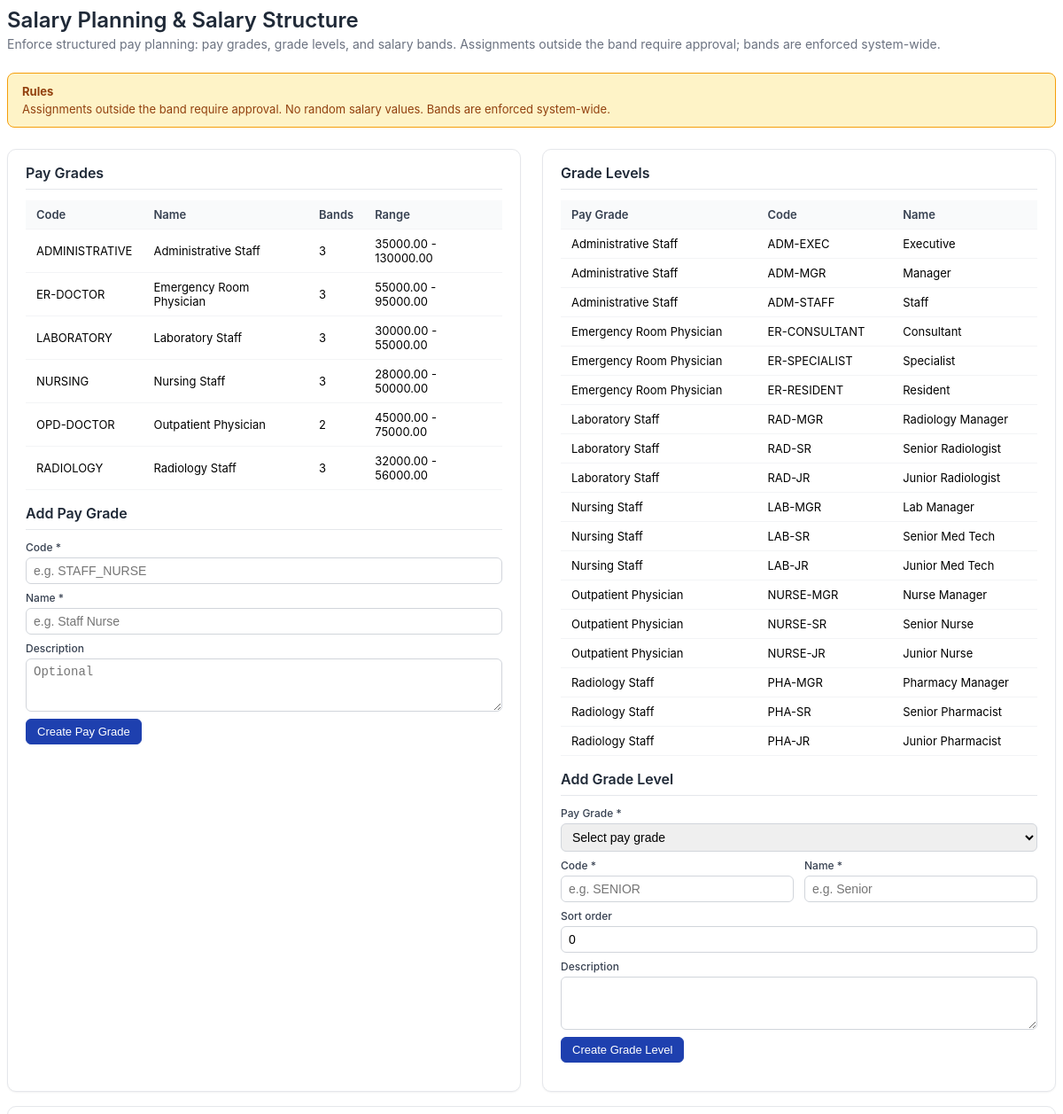
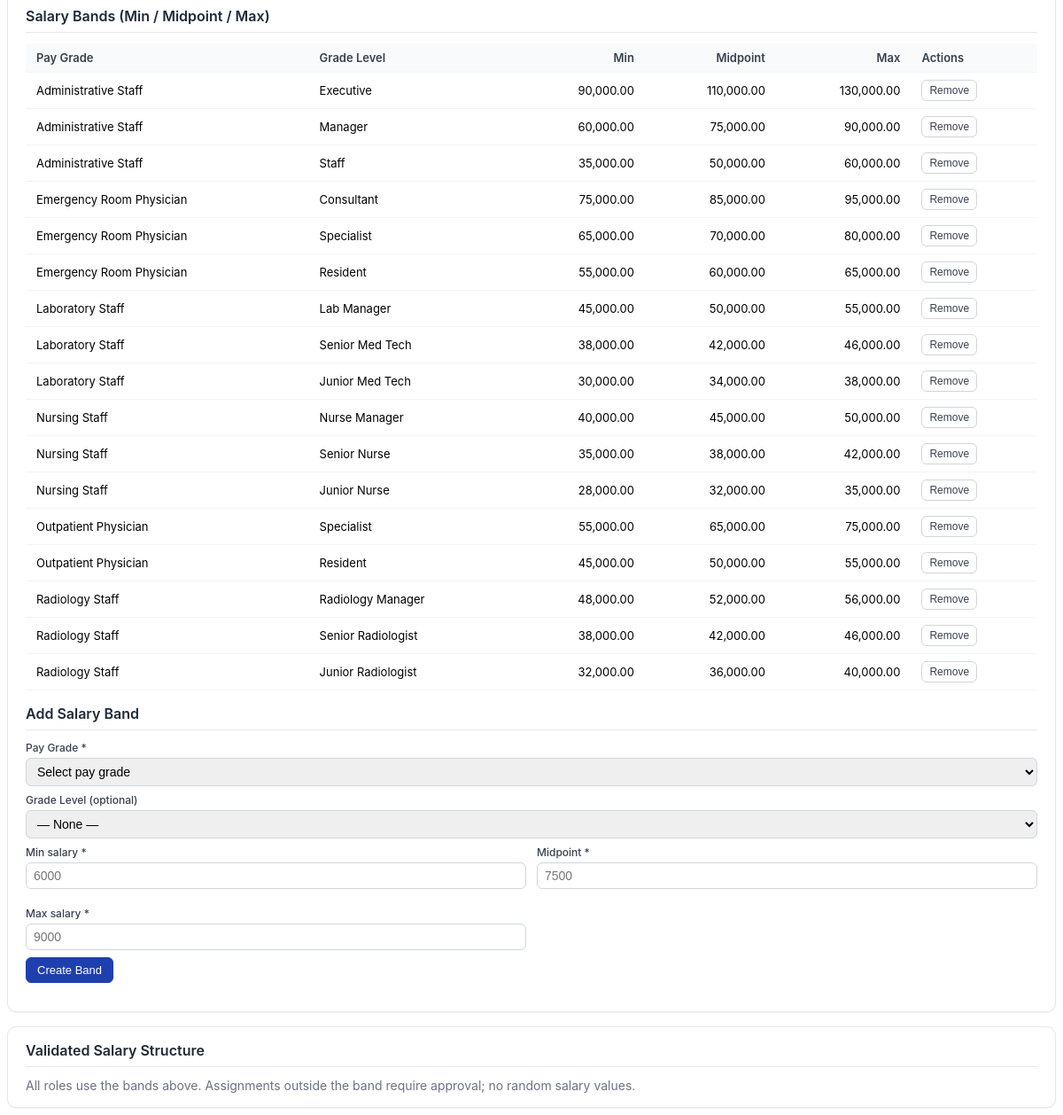
Page /modules/compensation/views/salary_planning.php on the committed database (2 pictures, top to bottom).
### tables this page shows
CREATE TABLE `pay_grades` (
  `id` int(11) NOT NULL,
  `code` varchar(50) NOT NULL,
  `name` varchar(255) NOT NULL,
  `description` text DEFAULT NULL,
  `status` varchar(50) DEFAULT 'Active',
  `created_at` timestamp NOT NULL DEFAULT current_timestamp(),
  `updated_at` timestamp NOT NULL DEFAULT current_timestamp() ON UPDATE current_timestamp()
);

CREATE TABLE `grade_levels` (
  `id` int(11) NOT NULL,
  `pay_grade_id` int(11) NOT NULL,
  `code` varchar(50) NOT NULL,
  `name` varchar(255) NOT NULL,
  `description` text DEFAULT NULL,
  `sort_order` int(11) DEFAULT 0,
  `status` varchar(50) DEFAULT 'Active',
  `created_at` timestamp NOT NULL DEFAULT current_timestamp(),
  `updated_at` timestamp NOT NULL DEFAULT current_timestamp() ON UPDATE current_timestamp()
);

CREATE TABLE `salary_bands` (
  `id` int(11) NOT NULL,
  `pay_grade_id` int(11) NOT NULL,
  `grade_level_id` int(11) DEFAULT NULL,
  `min_salary` decimal(12,2) NOT NULL,
  `midpoint_salary` decimal(12,2) NOT NULL,
  `max_salary` decimal(12,2) NOT NULL,
  `effective_from` date DEFAULT NULL,
  `effective_to` date DEFAULT NULL,
  `status` varchar(50) DEFAULT 'Active',
  `created_at` timestamp NOT NULL DEFAULT current_timestamp(),
  `updated_at` timestamp NOT NULL DEFAULT current_timestamp() ON UPDATE current_timestamp()
);

### config/BaseModel.php (called while the page is built, shortened)
<?php
abstract class BaseModel {
    protected $db;
    public function __construct() {
        $database = new Database();
        $this->db = $database->connect();
    }
    public function query($sql, $params = []) {
        try {
            $stmt = $this->db->prepare($sql);
            if (!empty($params)) {
                $stmt->execute($params);
            } else {
                $stmt->execute();
            }
            return $stmt->fetchAll(PDO::FETCH_ASSOC);
        } catch (PDOException $e) {
            throw new Exception("Query execution failed: " . $e->getMessage());
        }
    }
}
?>

### config/Database.php (called while the page is built, shortened)
<?php
class Database {
    private $host = 'localhost';
    private $db_name = 'public_html';
    private $username = 'root';
    private $password = '';
    public function connect() {
        $this->conn = null;
        try {
            $this->conn = new PDO(
                'mysql:host=' . $this->host . ';dbname=' . $this->db_name . ';charset=utf8mb4',
                $this->username,
                $this->password
            );
            $this->conn->setAttribute(PDO::ATTR_ERRMODE, PDO::ERRMODE_EXCEPTION);
            $this->conn->exec("SET @@session.time_zone = '+08:00'");
        } catch (PDOException $e) {
            error_log('Database Connection Error: ' . $e->getMessage());
            throw new RuntimeException('Database connection failed: ' . $e->getMessage(), 0, $e);
        }
        return $this->conn;
    }
}
?>

### modules/compensation/models/PayGrade.php (called while the page is built, shortened)
<?php
require_once __DIR__ . '/../../../config/BaseModel.php';
class PayGrade extends BaseModel {
    protected $table = 'pay_grades';
    public function getAllWithBands($activeOnly = true) {
        $query = "SELECT pg.*,
            (SELECT COUNT(*) FROM salary_bands sb WHERE sb.pay_grade_id = pg.id AND sb.status = 'Active') AS band_count,
            (SELECT CONCAT(MIN(sb.min_salary), ' - ', MAX(sb.max_salary)) FROM salary_bands sb WHERE sb.pay_grade_id = pg.id AND sb.status = 'Active') AS range_summary
            FROM {$this->table} pg WHERE 1=1";
        $query .= " ORDER BY pg.name ASC";
        return $this->query($query);
    }
}

### modules/compensation/models/GradeLevel.php (called while the page is built, shortened)
<?php
require_once __DIR__ . '/../../../config/BaseModel.php';
class GradeLevel extends BaseModel {
    protected $table = 'grade_levels';
    public function getAllWithGrade($activeOnly = true) {
        $query = "SELECT gl.*, pg.name AS pay_grade_name, pg.code AS pay_grade_code
            FROM {$this->table} gl
            JOIN pay_grades pg ON pg.id = gl.pay_grade_id
            WHERE 1=1";
        $query .= " ORDER BY pg.name, gl.sort_order, gl.name";
        return $this->query($query);
    }
}

### modules/compensation/models/SalaryBand.php (called while the page is built, shortened)
<?php
require_once __DIR__ . '/../../../config/BaseModel.php';
class SalaryBand extends BaseModel {
    protected $table = 'salary_bands';
    public function getAllWithDetails($activeOnly = true) {
        $query = "SELECT sb.*, pg.name AS pay_grade_name, pg.code AS pay_grade_code,
            gl.name AS grade_level_name, gl.code AS grade_level_code
            FROM {$this->table} sb
            JOIN pay_grades pg ON pg.id = sb.pay_grade_id
            LEFT JOIN grade_levels gl ON gl.id = sb.grade_level_id
            WHERE 1=1";
        $query .= " ORDER BY pg.name, gl.sort_order, sb.min_salary";
        return $this->query($query);
    }
}

### modules/compensation/views/salary_planning.php (the view, shortened to what this page needs)
<?php
require_once __DIR__ . '/../../../config/Database.php';
require_once __DIR__ . '/../models/PayGrade.php';
require_once __DIR__ . '/../models/GradeLevel.php';
require_once __DIR__ . '/../models/SalaryBand.php';
$payGradeModel = new PayGrade();
$gradeLevelModel = new GradeLevel();
$salaryBandModel = new SalaryBand();
$payGrades = $payGradeModel->getAllWithBands(false);
$gradeLevels = $gradeLevelModel->getAllWithGrade(false);
$bands = $salaryBandModel->getAllWithDetails(false);
$handlerUrl = 'modules/compensation/salary_planning_handler.php';
?>
<div class="main-content salary-planning-content">
<div class="sp-header">
  <h1 class="sp-title">Salary Planning &amp; Salary Structure</h1>
  <p class="sp-subtitle">Enforce structured pay planning: pay grades, grade levels, and salary bands. Assignments outside the band require approval; bands are enforced system-wide.</p>
</div>
<div class="sp-rules">
  <strong>Rules</strong>
  Assignments outside the band require approval. No random salary values. Bands are enforced system-wide.
</div>
<div class="sp-grid">
  <div class="sp-card">
    <h3>Pay Grades</h3>
    <?php if (empty($payGrades)): ?>
    <p class="sp-empty">No pay grades yet. Add ER Doctor and Staff Nurse below.</p>
    <?php else: ?>
    <table class="sp-table">
      <thead><tr><th>Code</th><th>Name</th><th>Bands</th><th>Range</th></tr></thead>
      <tbody>
      <?php foreach ($payGrades as $pg): ?>
        <tr>
          <td><?php echo htmlspecialchars($pg['code']); ?></td>
          <td><?php echo htmlspecialchars($pg['name']); ?></td>
          <td><?php echo (int)($pg['band_count'] ?? 0); ?></td>
          <td><?php echo htmlspecialchars($pg['range_summary'] ?? '—'); ?></td>
        </tr>
      <?php endforeach; ?>
      </tbody>
    </table>
    <?php endif; ?>
    <h3 style="margin-top: 1rem;">Add Pay Grade</h3>
    <form class="sp-form sp-mb" method="post" action="<?php echo htmlspecialchars($handlerUrl); ?>">
      <label>Code *</label>
      <input type="text" name="code" required placeholder="e.g. STAFF_NURSE">
      <label>Name *</label>
      <input type="text" name="name" required placeholder="e.g. Staff Nurse">
      <label>Description</label>
      <textarea name="description" placeholder="Optional"></textarea>
      <button type="submit" class="sp-btn sp-btn-primary">Create Pay Grade</button>
    </form>
  </div>
  <div class="sp-card">
    <h3>Grade Levels</h3>
    <?php if (empty($gradeLevels)): ?>
    <p class="sp-empty">No grade levels. Add Senior (doctors) and Mid (nurses) below.</p>
    <?php else: ?>
    <table class="sp-table">
      <thead><tr><th>Pay Grade</th><th>Code</th><th>Name</th></tr></thead>
      <tbody>
      <?php foreach ($gradeLevels as $gl): ?>
        <tr>
          <td><?php echo htmlspecialchars($gl['pay_grade_name'] ?? $gl['pay_grade_code']); ?></td>
          <td><?php echo htmlspecialchars($gl['code']); ?></td>
          <td><?php echo htmlspecialchars($gl['name']); ?></td>
        </tr>
      <?php endforeach; ?>
      </tbody>
    </table>
    <?php endif; ?>
    <h3 style="margin-top: 1rem;">Add Grade Level</h3>
    <form class="sp-form sp-mb" method="post" action="<?php echo htmlspecialchars($handlerUrl); ?>">
      <label>Pay Grade *</label>
      <select name="pay_grade_id" required>
        <option value="">Select pay grade</option>
      </select>
      <div class="sp-row">
        <div><label>Code *</label><input type="text" name="code" required placeholder="e.g. SENIOR"></div>
        <div><label>Name *</label><input type="text" name="name" required placeholder="e.g. Senior"></div>
      </div>
      <label>Sort order</label>
      <input type="number" name="sort_order" value="0" min="0">
      <label>Description</label>
      <textarea name="description"></textarea>
      <button type="submit" class="sp-btn sp-btn-primary">Create Grade Level</button>
    </form>
  </div>
</div>
<div class="sp-card" style="margin-top: 1rem;">
  <h3>Salary Bands (Min / Midpoint / Max)</h3>
  <?php if (empty($bands)): ?>
  <p class="sp-empty">No salary bands. Define bands per pay grade (e.g. ER Doctor 6000 / 7500 / 9000, Staff Nurse 2500 / 3000 / 3500).</p>
  <?php else: ?>
  <table class="sp-table">
    <thead>
      <tr>
        <th>Pay Grade</th>
        <th>Grade Level</th>
        <th class="sp-num">Min</th>
        <th class="sp-num">Midpoint</th>
        <th class="sp-num">Max</th>
        <th>Actions</th>
      </tr>
    </thead>
    <tbody>
    <?php foreach ($bands as $b): ?>
      <tr>
        <td><?php echo htmlspecialchars($b['pay_grade_name']); ?></td>
        <td><?php echo htmlspecialchars($b['grade_level_name'] ?? '—'); ?></td>
        <td class="sp-num"><?php echo number_format((float)$b['min_salary'], 2); ?></td>
        <td class="sp-num"><?php echo number_format((float)$b['midpoint_salary'], 2); ?></td>
        <td class="sp-num"><?php echo number_format((float)$b['max_salary'], 2); ?></td>
        <td>
          <form method="post" action="<?php echo htmlspecialchars($handlerUrl); ?>" style="display:inline;">
            <button type="submit" class="sp-btn sp-btn-outline sp-btn-sm">Remove</button>
          </form>
        </td>
      </tr>
    <?php endforeach; ?>
    </tbody>
  </table>
  <?php endif; ?>
  <h3 style="margin-top: 1rem;">Add Salary Band</h3>
  <form class="sp-form sp-mb" method="post" action="<?php echo htmlspecialchars($handlerUrl); ?>">
    <label>Pay Grade *</label>
    <select name="pay_grade_id" required>
      <option value="">Select pay grade</option>
    </select>
    <label>Grade Level (optional)</label>
    <select name="grade_level_id">
      <option value="">— None —</option>
    </select>
    <div class="sp-row">
      <div><label>Min salary *</label><input type="number" name="min_salary" step="0.01" min="0" required placeholder="6000"></div>
      <div><label>Midpoint *</label><input type="number" name="midpoint_salary" step="0.01" min="0" required placeholder="7500"></div>
      <div><label>Max salary *</label><input type="number" name="max_salary" step="0.01" min="0" required placeholder="9000"></div>
    </div>
    <button type="submit" class="sp-btn sp-btn-primary">Create Band</button>
  </form>
</div>
<div class="sp-card" style="margin-top: 1rem;">
  <h3>Validated Salary Structure</h3>
  <p class="sp-subtitle" style="margin: 0;">All roles use the bands above. Assignments outside the band require approval; no random salary values.</p>
</div>
</div>

### modules/compensation/views/salary_planning.php (style rules this page uses)
.salary-planning-content { font-family: -apple-system, BlinkMacSystemFont, 'Segoe UI', Roboto, sans-serif; color: #1f2937; }
.sp-header { margin-bottom: 1.5rem; }
.sp-title { font-size: 1.5rem; font-weight: 600; margin: 0 0 0.25rem 0; }
.sp-subtitle { font-size: 0.875rem; color: #6b7280; margin: 0; }
.sp-rules { background: #fef3c7; border: 1px solid #f59e0b; border-radius: 8px; padding: 0.75rem 1rem; margin-bottom: 1.5rem; font-size: 0.8125rem; color: #92400e; }
.sp-rules strong { display: block; margin-bottom: 0.25rem; }
.sp-grid { display: grid; grid-template-columns: 1fr 1fr; gap: 1.5rem; }
.sp-card { background: #fff; border: 1px solid #e5e7eb; border-radius: 10px; padding: 1rem 1.25rem; box-shadow: 0 1px 2px rgba(0,0,0,0.05); }
.sp-card h3 { font-size: 1rem; font-weight: 600; margin: 0 0 0.75rem 0; padding-bottom: 0.5rem; border-bottom: 1px solid #e5e7eb; }
.sp-table { width: 100%; border-collapse: collapse; font-size: 0.8125rem; }
.sp-table th, .sp-table td { text-align: left; padding: 0.5rem 0.75rem; border-bottom: 1px solid #f3f4f6; }
.sp-table th { font-weight: 600; color: #374151; background: #f9fafb; }
.sp-table .sp-num { text-align: right; }
.sp-form label { display: block; font-size: 0.75rem; font-weight: 500; color: #374151; margin-bottom: 0.25rem; }
.sp-form input, .sp-form select, .sp-form textarea { width: 100%; padding: 0.375rem 0.5rem; border: 1px solid #d1d5db; border-radius: 6px; font-size: 0.875rem; margin-bottom: 0.5rem; box-sizing: border-box; }
.sp-form textarea { min-height: 60px; resize: vertical; }
.sp-form .sp-row { display: grid; grid-template-columns: 1fr 1fr; gap: 0.75rem; }
.sp-btn { display: inline-block; padding: 0.375rem 0.75rem; font-size: 0.8125rem; font-weight: 500; border-radius: 6px; border: 1px solid transparent; cursor: pointer; text-decoration: none; }
.sp-btn-primary { background: #1e40af; color: #fff; border-color: #1e40af; }
.sp-btn-outline { background: #fff; color: #374151; border-color: #d1d5db; }
.sp-btn-sm { padding: 0.25rem 0.5rem; font-size: 0.75rem; }
.sp-mb { margin-bottom: 1rem; }

### rows in the picture
pay_grades: code "ADMINISTRATIVE", name "Administrative Staff", band_count "3", range_summary "35000.00 - 130000.00"
pay_grades: code "ER-DOCTOR", name "Emergency Room Physician", band_count "3", range_summary "55000.00 - 95000.00"
pay_grades: code "LABORATORY", name "Laboratory Staff", band_count "3", range_summary "30000.00 - 55000.00"
pay_grades: code "NURSING", name "Nursing Staff", band_count "3", range_summary "28000.00 - 50000.00"
pay_grades: code "OPD-DOCTOR", name "Outpatient Physician", band_count "2", range_summary "45000.00 - 75000.00"
pay_grades: code "RADIOLOGY", name "Radiology Staff", band_count "3", range_summary "32000.00 - 56000.00"
grade_levels: pay_grade.name "Administrative Staff", code "ADM-EXEC", name "Executive"
grade_levels: pay_grade.name "Administrative Staff", code "ADM-MGR", name "Manager"
grade_levels: pay_grade.name "Administrative Staff", code "ADM-STAFF", name "Staff"
grade_levels: pay_grade.name "Emergency Room Physician", code "ER-CONSULTANT", name "Consultant"
grade_levels: pay_grade.name "Emergency Room Physician", code "ER-SPECIALIST", name "Specialist"
grade_levels: pay_grade.name "Emergency Room Physician", code "ER-RESIDENT", name "Resident"
grade_levels: pay_grade.name "Laboratory Staff", code "RAD-MGR", name "Radiology Manager"
grade_levels: pay_grade.name "Laboratory Staff", code "RAD-SR", name "Senior Radiologist"
grade_levels: pay_grade.name "Laboratory Staff", code "RAD-JR", name "Junior Radiologist"
grade_levels: pay_grade.name "Nursing Staff", code "LAB-MGR", name "Lab Manager"
grade_levels: pay_grade.name "Nursing Staff", code "LAB-SR", name "Senior Med Tech"
grade_levels: pay_grade.name "Nursing Staff", code "LAB-JR", name "Junior Med Tech"
grade_levels: pay_grade.name "Outpatient Physician", code "NURSE-MGR", name "Nurse Manager"
grade_levels: pay_grade.name "Outpatient Physician", code "NURSE-SR", name "Senior Nurse"
grade_levels: pay_grade.name "Outpatient Physician", code "NURSE-JR", name "Junior Nurse"
grade_levels: pay_grade.name "Radiology Staff", code "PHA-MGR", name "Pharmacy Manager"
grade_levels: pay_grade.name "Radiology Staff", code "PHA-SR", name "Senior Pharmacist"
grade_levels: pay_grade.name "Radiology Staff", code "PHA-JR", name "Junior Pharmacist"
salary_bands: pay_grade.name "Administrative Staff", grade_level.name "Executive", min_salary "90,000.00", midpoint_salary "110,000.00", max_salary "130,000.00"
salary_bands: pay_grade.name "Administrative Staff", grade_level.name "Manager", min_salary "60,000.00", midpoint_salary "75,000.00", max_salary "90,000.00"
salary_bands: pay_grade.name "Administrative Staff", grade_level.name "Staff", min_salary "35,000.00", midpoint_salary "50,000.00", max_salary "60,000.00"
salary_bands: pay_grade.name "Emergency Room Physician", grade_level.name "Consultant", min_salary "75,000.00", midpoint_salary "85,000.00", max_salary "95,000.00"
salary_bands: pay_grade.name "Emergency Room Physician", grade_level.name "Specialist", min_salary "65,000.00", midpoint_salary "70,000.00", max_salary "80,000.00"
salary_bands: pay_grade.name "Emergency Room Physician", grade_level.name "Resident", min_salary "55,000.00", midpoint_salary "60,000.00", max_salary "65,000.00"
salary_bands: pay_grade.name "Laboratory Staff", grade_level.name "Lab Manager", min_salary "45,000.00", midpoint_salary "50,000.00", max_salary "55,000.00"
salary_bands: pay_grade.name "Laboratory Staff", grade_level.name "Senior Med Tech", min_salary "38,000.00", midpoint_salary "42,000.00", max_salary "46,000.00"
salary_bands: pay_grade.name "Laboratory Staff", grade_level.name "Junior Med Tech", min_salary "30,000.00", midpoint_salary "34,000.00", max_salary "38,000.00"
salary_bands: pay_grade.name "Nursing Staff", grade_level.name "Nurse Manager", min_salary "40,000.00", midpoint_salary "45,000.00", max_salary "50,000.00"
salary_bands: pay_grade.name "Nursing Staff", grade_level.name "Senior Nurse", min_salary "35,000.00", midpoint_salary "38,000.00", max_salary "42,000.00"
salary_bands: pay_grade.name "Nursing Staff", grade_level.name "Junior Nurse", min_salary "28,000.00", midpoint_salary "32,000.00", max_salary "35,000.00"
salary_bands: pay_grade.name "Outpatient Physician", grade_level.name "Specialist", min_salary "55,000.00", midpoint_salary "65,000.00", max_salary "75,000.00"
salary_bands: pay_grade.name "Outpatient Physician", grade_level.name "Resident", min_salary "45,000.00", midpoint_salary "50,000.00", max_salary "55,000.00"
salary_bands: pay_grade.name "Radiology Staff", grade_level.name "Radiology Manager", min_salary "48,000.00", midpoint_salary "52,000.00", max_salary "56,000.00"
salary_bands: pay_grade.name "Radiology Staff", grade_level.name "Senior Radiologist", min_salary "38,000.00", midpoint_salary "42,000.00", max_salary "46,000.00"
salary_bands: pay_grade.name "Radiology Staff", grade_level.name "Junior Radiologist", min_salary "32,000.00", midpoint_salary "36,000.00", max_salary "40,000.00"
